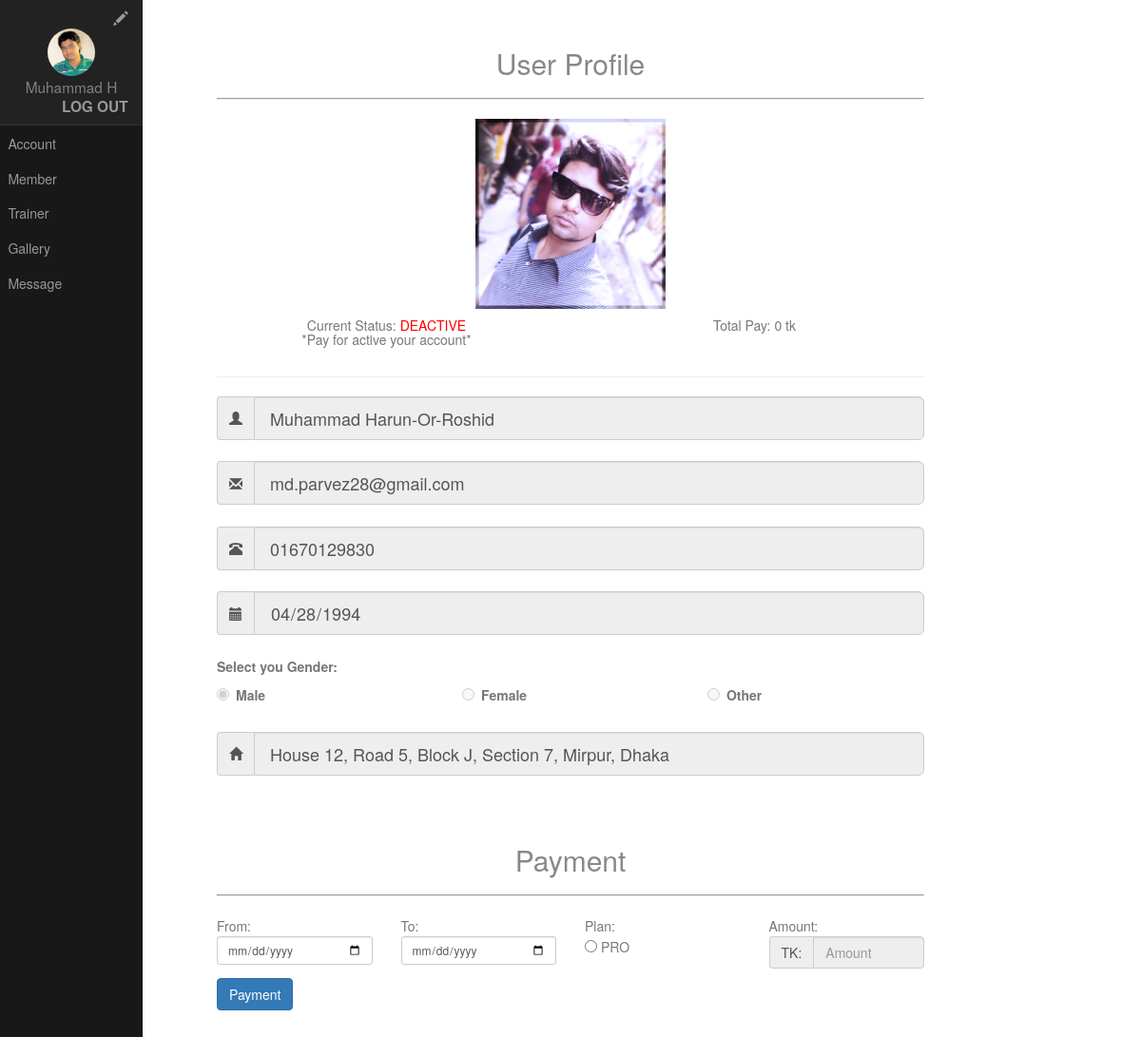
The app's page /admin/user_view_profile.php?view=md.parvez28@gmail.com (signed in), older data.
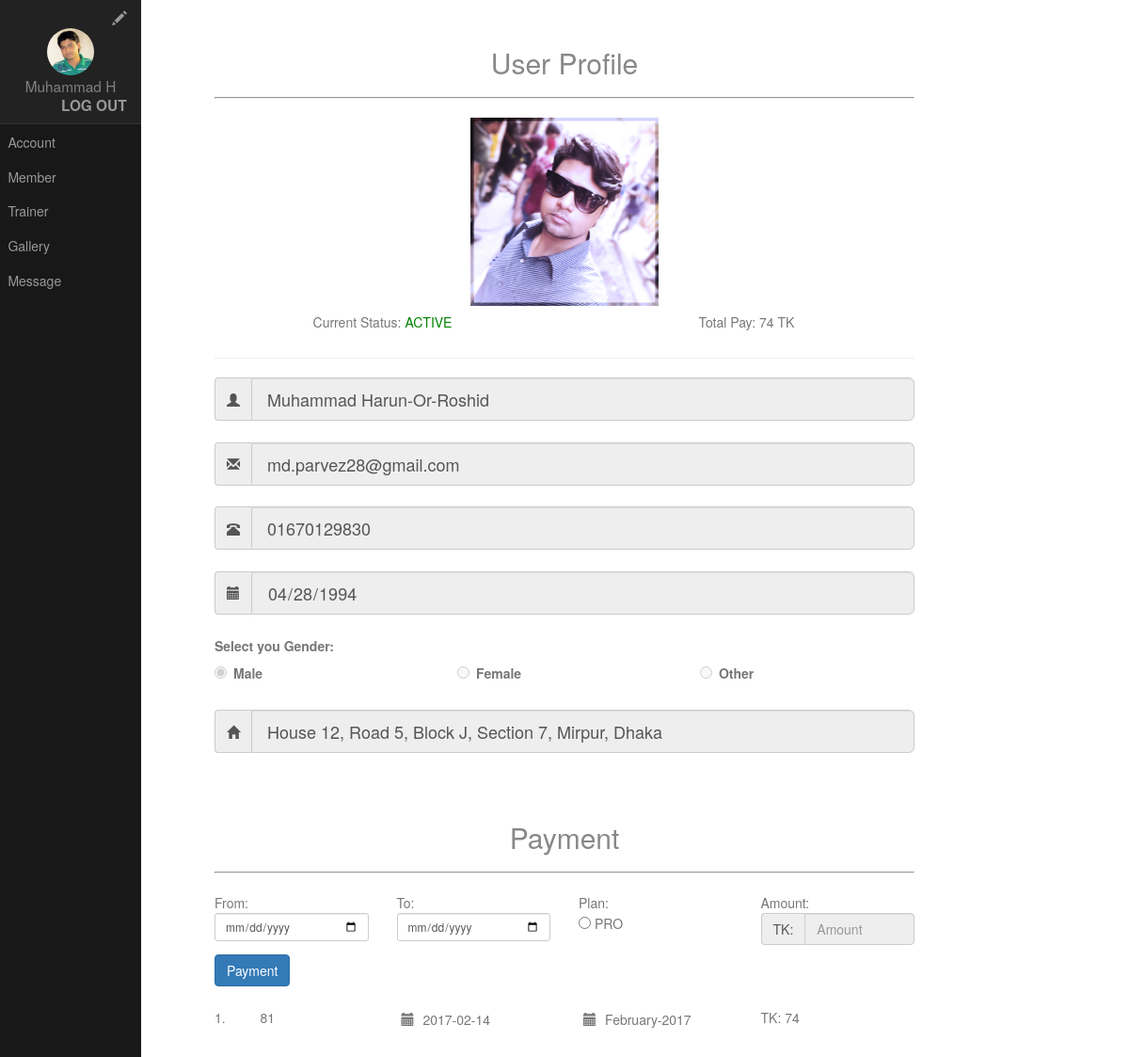
The same page, newer data.
### tables this page shows
CREATE TABLE `users_information` (
  `email` varchar(32) NOT NULL,
  `name` varchar(32) NOT NULL,
  `contact_number` varchar(14) NOT NULL,
  `date_of_birth` date NOT NULL,
  `gender` varchar(6) NOT NULL,
  `image_name` varchar(100) NOT NULL DEFAULT 'default.png',
  `address` varchar(100) NOT NULL
);

CREATE TABLE `users_plan` (
  `id` int(32) NOT NULL,
  `email` varchar(32) NOT NULL,
  `plan` varchar(15) NOT NULL
);

CREATE TABLE `payment` (
  `id` int(11) NOT NULL,
  `email` varchar(32) NOT NULL,
  `payment_date` date NOT NULL,
  `payment_month` date NOT NULL,
  `plan` varchar(20) NOT NULL,
  `amount` double NOT NULL
);

### admin/user_view_profile.php (called while the page is built)
<?php
$page = "user_view_profile";
include 'index.php';
?>

### php/database_services.php (called while the page is built, shortened)
<?php
class DatabaseHelper{
	function retrieveData($table_name,$email){
		$sql = "SELECT * FROM `$table_name` WHERE email = '$email'";
		$result = $GLOBALS['connection']->query($sql);
		if ($result->num_rows==1) {
			$row = $result->fetch_assoc();
			return $row;
		}else{
			return 0;
		}
	}
	function runQuery($sql){
		$result = $GLOBALS['connection']->query($sql);
		return $result;
	}
}
?>

### admin/pages/user_profile_view_page.php (the view, shortened to what this page needs)
<?php
$user_image_name = '';
$user_name ='';
$user_email = '';
$user_contact_number = '';
$user_date_of_birth = '';
$user_gender = '';
$user_address = '';
    if (isset($_GET['view'])) {
      $user_email = $_GET['view'];
      $table_name = 'users_information';
      $info_user = new DatabaseHelper();
      $result = $info_user->retrieveData($table_name,$user_email);
      if ($result!=0) {
        $user_image_name = $result['image_name'];
        $user_name = $result['name'];
        $user_email = $result['email'];
        $user_contact_number = $result['contact_number'];
        $user_date_of_birth = $result['date_of_birth'];
        $user_gender = $result['gender'];
        $user_address = $result['address'];
      }
    }else{
      header("Location: ./member_list.php");
    }
$plan = "";
$total_payment = '';
$status = '';
if (!empty($user_email)) {
    $plan_status = new DatabaseHelper();
    $table_name = "users_plan";
    $result=$plan_status->retrieveData($table_name,$user_email);
    if ($result==0) {
      $error_msg =  'Plan not Found!!';
    }else{
      $plan = $result['plan'];
    }
    $query = new DatabaseHelper();
    $sql = "SELECT SUM(amount) AS total_pay FROM payment WHERE email = '$user_email'";
    $total_pay = $query->runQuery($sql);
    $row_pay = $total_pay->fetch_assoc();
    $total_payment = $row_pay['total_pay'];
      $query = new DatabaseHelper();
      $sql = "SELECT * FROM `payment` WHERE email = '$user_email' ORDER BY id DESC";
      $result = $query->runQuery($sql);
      while($row=$result->fetch_array()){
        $pay_month = new DateTime($row['payment_month']);
        if (checkDateValidation($pay_month)) {
          $status = 'ACTIVE';
          break;
        }else{
          $status = '';
        }
      }
}
function checkDateValidation($pay_month){
  $to_day = new DateTime('today');
    if($to_day->format('m') == $pay_month->format('m')) {
        return TRUE;
    } else {
        return FALSE;
    }
}
?>
<h2 class="content-subhead" style="text-align: center;">User Profile</h2>
<hr style="border-style: inset;border-width: 1px;">
<div >
<form class="form-horizontal" method="POST" action="" enctype="multipart/form-data">
	<div  style="text-align: center;">
    <img src="../images/<?php if (!empty($user_image_name)){echo $user_image_name;}else{echo 'default.png';}?>" style="width: 200px;height: auto;">
  <div class="row">
  <div class="col-lg-6">
    <h5>Current Status: <?php if(!empty($status)){echo "<pa style='color:green;'>".$status."</pa>";}else{echo "<pa style='color:red;'>DEACTIVE</pa><br>*Pay for active your account*";}?></h5>
  </div>
  <div class="col-lg-6">
    <h5>Total Pay: <?php if(!empty($total_payment)){echo $total_payment." TK";}else{echo "0 tk";}?></h5>
  </div>
  </div>
    <hr>
	<div class="input-group">
    <span class="input-group-addon"><i class="glyphicon glyphicon-user"></i></span>
    <input type="text" class="form-control input-lg" name="name" placeholder="Name" value="<?php if(!empty($user_name))echo $user_name;?>" readonly>
  	</div><br>
	<div class="input-group">
    <span class="input-group-addon"><i class="glyphicon glyphicon-envelope"></i></span>
    <input type="email" class="form-control input-lg" name="email" placeholder="Email" value="<?php if(!empty($user_email))echo $user_email;?>" readonly>
  	</div><br>
  <div class="input-group">
    <span class="input-group-addon"><i class="glyphicon glyphicon-phone-alt"></i></span>
    <input type="number" class="form-control input-lg" name="contact_number" placeholder="Contact Number" value="<?php if(!empty($user_contact_number)){echo $user_contact_number;}?>" readonly>
    </div><br>
  <div class="input-group">
    <span class="input-group-addon"><i class="glyphicon glyphicon-calendar"></i></span>
    <input type="date" class="form-control input-lg" name="date_of_birth" placeholder="Date of Birth" value="<?php if(!empty($user_date_of_birth)){echo $user_date_of_birth;}?>" readonly>
    </div><br>
    <div style="text-align: left;">
      <div class="row">
        <div class="col-lg-12" style="font-weight:bold;" >
          Select you Gender:
        </div>
      </div>
      <div class="row">
        <div class="col-lg-4">
          <div class="radio-inline">
            <label><input type="radio" name="gender" <?php if($user_gender=='Male'){echo 'checked';}?> value="Male" disabled>Male</label>
          </div>
        </div>
        <div class="col-lg-4">
          <div class="radio-inline">
            <label><input type="radio" name="gender" <?php if($user_gender=='Female'){echo 'checked';}?> value="Female" disabled>Female</label>
          </div>
        </div>
        <div class="col-lg-4">
          <div class="radio-inline">
            <label><input type="radio" name="gender" <?php if($user_gender=='Other'){echo 'checked';}?> value="Other" disabled>Other</label>
          </div>
        </div>
      </div>
      </div><br>
  <div class="input-group">
    <span class="input-group-addon"><i class="glyphicon glyphicon-home"></i></span>
    <input type="address" class="form-control input-lg" name="address" placeholder="Current Address" value="<?php if(!empty($user_address)){echo $user_address;}?>" readonly>
    </div><br>
</form>
</div>
<h2 class="content-subhead" style="text-align: center;">Payment</h2>
<hr style="border-style: inset;border-width: 1px;">
<div>
<div>
<form class="form-horizontal" method="POST" action="" enctype="multipart/form-data">
  <div class="row">
    <div class="col-sm-3">
      From:<input id="from_date" type="date" class="form-control input-sm" name="from_date" onclick="undo()">
    </div>
    <div class="col-sm-3">
      To:<input id="to_date" type="date" class="form-control input-sm" name="to_date" onclick="undo()">
    </div>
    <div class="col-sm-3">
      Plan:<br><input id="plan" type="radio" name="plan" onclick="calculateTotal()" value="<?php echo $plan;?>" > <?php echo strtoupper($plan);?>
    </div>
    <div class="col-sm-3">
      Amount:
      <div class="input-group">
          <span class="input-group-addon">TK: </span>
          <input id="total_amount" type="text" class="form-control" name="amount" placeholder="Amount" readonly>
        </div>
    </div>
  </div>
  <div>
    <button type="submit" class="btn btn-primary lg" name="payment">Payment</button>
  </div>
</form>
</div>
<br>
<div>
  <?php
    $query = new DatabaseHelper();
    $sql = "SELECT * FROM `payment` WHERE email = '$user_email' ORDER BY id DESC";
    $result = $query->runQuery($sql);
    $i = 1;
    while($row=$result->fetch_array()){
  ?>
  <div class="row">
    <div class="col-sm-3">
      <div class="row">
        <div class="col-sm-3">
          <?php echo $i.'. '?>
        </div>
        <div class="col-sm-9">
          <?php echo $row['id']?>
        </div>
      </div>
    </div>
    <div class="col-sm-3">
      <span class="glyphicon glyphicon-calendar" style="padding: 5px"></span>
      <?php echo $row['payment_date'];?>
    </div>
    <div class="col-sm-3">
      <span class="glyphicon glyphicon-calendar" style="padding: 5px"></span>
      <?php
      $payment_month = new DateTime($row['payment_month']);
      echo $payment_month->format("F-Y");
      ?>
    </div>
    <div class="col-sm-3">
      TK: <?php echo $row['amount'];?>
    </div>
  </div>
  <?php
    $i++;
    }
  ?>
</div>
</div>

### admin/index.php (shortened to what this page needs)
<?php
	include '../php/database_services.php';
?>
<!DOCTYPE html>
<html lang="en">
<head>
    <link rel="stylesheet" href="../assets/css/side-menu-web.css">
    <link rel="stylesheet" href="../assets/bootstrap/css/bootstrap.min.css">
            <link rel="stylesheet" href="../assets/css/side-menu.css">
</head>
<body>
<?php
$name = '';
$image_name = '';
if (!empty($_SESSION["admin_email"]) && !empty($_SESSION["admin_password"])) {
	$email = $_SESSION["admin_email"];
	$password = $_SESSION["admin_password"];
	if (!loginChecker($email,$password)) {
		header("Location: login.php");
	}else{
		$row = getAdminInfo($email);
		$name = $row['name'];
		$image_name = $row['image_name'];
	}
}else{
	header("Location: login.php");
}
function loginChecker($email,$password){
	$admin_table_name = 'admin';
	$login = new DatabaseHelper();
	$result=$login->checkLogin($admin_table_name,$email,$password);
	if ($result) {
		return TRUE;
	}else{
		return FALSE;
	}
}
function getAdminInfo($email){
	$admin_info_table_name = 'admin_info';
	$get_admin_info = new DatabaseHelper();
	$result=$get_admin_info->retrieveData($admin_info_table_name,$email);
	return $result;
}
?>
<header>
<?php
	include 'header.php';
?>
</header>
<div id="main">
    <div class="content">
    	<?php
    		if (isset($page)) {
    			if ($page=='user_view_profile') {
					include 'pages/user_profile_view_page.php';
    			}
    		}else{
    			include 'pages/account_page.php';
    		}
    	?>
    </div>
</div>
</body>
</html>

### admin/header.php (shortened to what this page needs)
<div id="layout">
    <div id="menu">
        <div class="pure-menu">
            <div class="pure-menu-heading" style="background-color: #222222;">
                <div style="text-align: right;">
                <a href="admin_profile.php"><span class="glyphicon glyphicon-pencil"></span></a>
                </div>
                <div style="color: gray;text-align: center;text-transform:none;">
                <img class = "img-circle" src="../images/<?php echo $image_name;?>" style="width: 50px;height: auto;">
                <br>
                <?php echo substr($name, 0,10);?>
                </div>
                <div style="text-align: right;font-weight: bold;">
                    <a href="?logout">Log out</a>
                </div>
            </div>
            <ul class="pure-menu-list">
                <li class="pure-menu-item"><a href="account.php" class="pure-menu-link">Account</a></li>
                <li class="pure-menu-item"><a href="member_list.php" class="pure-menu-link">Member</a></li>
                <li class="pure-menu-item"><a href="trainer.php" class="pure-menu-link">Trainer</a></li>
                <li class="pure-menu-item"><a href="gallery.php" class="pure-menu-link">Gallery</a></li>
                <li class="pure-menu-item"><a href="message.php" class="pure-menu-link">Message</a></li>
            </ul>
        </div>
    </div>
</div>

### assets/css/side-menu-web.css (style rules this page uses)
html { font-family:sans-serif;-ms-text-size-adjust:100%;-webkit-text-size-adjust:100% }
body { margin:0 }
article,aside,details,figcaption,figure,footer,header,hgroup,main,menu,nav,section,summary { display:block }
a { background-color:transparent }
img { border:0 }
hr { box-sizing:content-box;height:0 }
button,input,optgroup,select,textarea { color:inherit;font:inherit;margin:0 }
.pure-button,input { line-height:normal }
button { overflow:visible }
button,select { text-transform:none }
button,html input[type=button],input[type=reset],input[type=submit] { -webkit-appearance:button;cursor:pointer }
button[disabled],html input[disabled] { cursor:default }
input[type=checkbox],input[type=radio] { box-sizing:border-box;padding:0 }
.pure-button,.pure-form input:not([type]),.pure-menu { box-sizing:border-box }
.pure-menu-item,.pure-menu-list { position:relative }
.pure-menu-list { list-style:none;margin:0;padding:0 }
.pure-menu-item { padding:0;margin:0;height:100% }
.pure-menu-heading,.pure-menu-link { display:block;text-decoration:none;white-space:nowrap }
.pure-menu-heading { text-transform:uppercase;color:#565d64 }
.pure-menu-link { color:#777 }
.pure-menu-disabled,.pure-menu-heading,.pure-menu-link { padding:.5em 1em }

### assets/css/side-menu.css (style rules this page uses)
body { color: #777; }
#layout, #menu, .menu-link { -webkit-transition: all 0.2s ease-out; -moz-transition: all 0.2s ease-out; -ms-transition: all 0.2s ease-out; -o-transition: all 0.2s ease-out; transition: all 0.2s ease-out; }
#layout { position: relative; left: 0; padding-left: 0; }
.content { margin: 0 auto; padding: 0 2em; max-width: 800px; margin-bottom: 50px; line-height: 1.6em; }
.content-subhead { margin: 50px 0 20px 0; font-weight: 300; color: #888; }
#menu { margin-left: -150px; width: 150px; position: fixed; top: 0; left: 0; bottom: 0; z-index: 1000; background: #191818; overflow-y: auto; -webkit-overflow-scrolling: touch; }
#menu a { color: #999; border: none; padding: 0.6em 0 0.6em 0.6em; }
#menu .pure-menu, #menu .pure-menu ul { border: none; background: transparent; }
#menu .pure-menu ul, #menu .pure-menu .menu-item-divided { border-top: 1px solid #333; }
#menu .pure-menu-selected, #menu .pure-menu-heading { background: #1f8dd6; }
#menu .pure-menu-heading { font-size: 110%; color: #fff; margin: 0; }
@media (min-width: 48em) { .header, .content { padding-left: 2em; padding-right: 2em; } }
@media (min-width: 48em) { #layout { padding-left: 150px; left: 0; } }
@media (min-width: 48em) { #menu { left: 150px; } }

Row changes from the older to the newer data that the page shows:
added payment: payment_month "ACTIVE", id "81", payment_date "2017-02-14", payment_month "February-2017", amount "74"
Text that changed along with them:
$total_payment: (not shown) → "74"
text no longer shown: "DEACTIVE *Pay for active your account* 0 tk"
text now shown: "TK"
